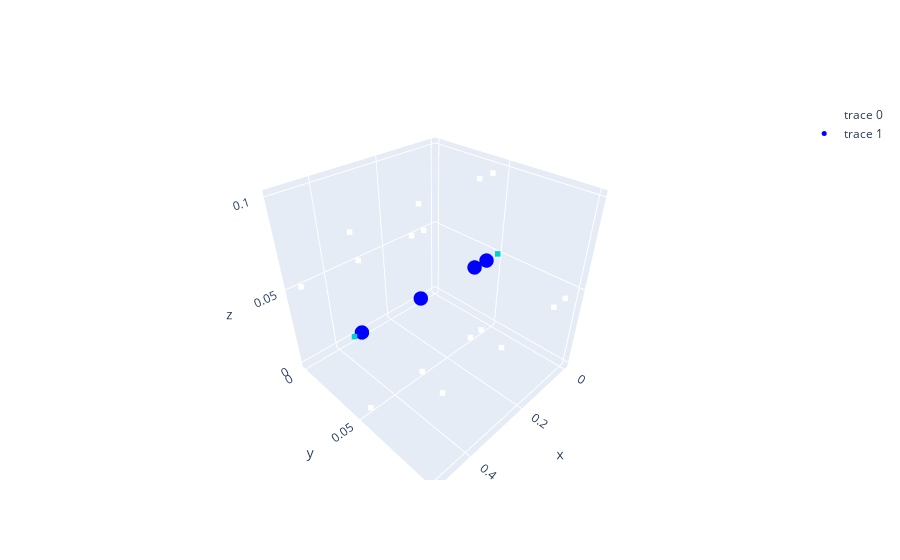

The notebook cell this image was saved under:
### Code cell
# ------------Creamos la malla de acuerdo a la geometría definida por el problema
malla = Mesh(1, volumes=nx, lengths=(lx,0.1,0.1))
malla.set_dominio(np.array([0., 0.05, 0.1, 0.3, 0.48, 0.5]))
#-------------Definimos fronteras ----------
malla.tag_wall_dirichlet('W',TA)
malla.tag_wall_dirichlet('E',TB)
malla.draw()

### Figure 1 — Plotly figure (JSON) as saved in the notebook; plotly's stock layout.template omitted (floating-point values rounded to 4 significant figures)
{"data": [{"marker": {"color": ["white", "white", "white", "white", "white", "white", "white", "white", "darkturquoise", "darkturquoise", "white", "white", "white", "white", "white", "white", "white", "white"], "size": 2, "symbol": "square"}, "mode": "markers", "type": "scatter3d", "x": [0.05, 0.1, 0.3, 0.48, 0.05, 0.1, 0.3, 0.48, 0, 0.5, 0.05, 0.1, 0.3, 0.48, 0.05, 0.1, 0.3, 0.48], "y": [0.05, 0.05, 0.05, 0.05, 0, 0, 0, 0, 0.05, 0.05, 0.1, 0.1, 0.1, 0.1, 0.05, 0.05, 0.05, 0.05], "z": [0, 0, 0, 0, 0.05, 0.05, 0.05, 0.05, 0.05, 0.05, 0.05, 0.05, 0.05, 0.05, 0.1, 0.1, 0.1, 0.1]}, {"marker": {"color": "blue", "size": 5}, "mode": "markers", "type": "scatter3d", "x": [0.05, 0.1, 0.3, 0.48], "y": [0.05, 0.05, 0.05, 0.05], "z": [0.05, 0.05, 0.05, 0.05]}], "layout": {}}
